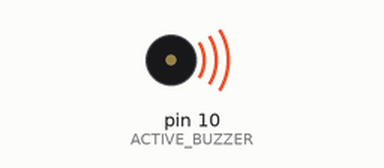
A sketch run on a simulated Arduino Uno, built with avr-gcc and run on an emulated ATmega328P. Parts: buzzer (waves = sounding, pin HIGH).

Above: at 0.1 s.
At 5.1 s:
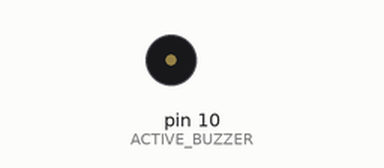
Timing chart, 0 to 6.6 s (numbered marks = the images above):
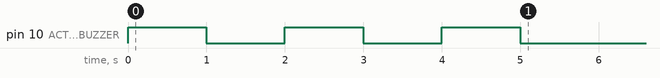

The sketch:

349_2.ino
```cpp
const int ACTIVE_BUZZER = 10;

void setup() {
  pinMode(ACTIVE_BUZZER, OUTPUT);

  for(int cnt=0;cnt<=2;cnt++) {
  digitalWrite(ACTIVE_BUZZER, HIGH);
  delay(1000);
  digitalWrite(ACTIVE_BUZZER, LOW);
  delay(1000);
  }
}

void loop() {

}
```
